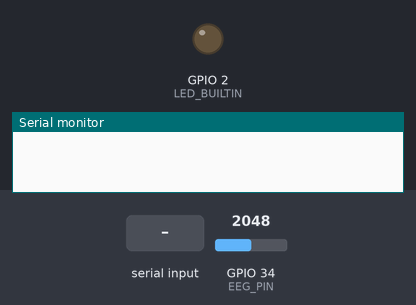
This sketch was run on a simulated ESP32. Parts: output pins drawn as LEDs (lit = HIGH), the last lines printed to the serial monitor. Dashed ring = blinking. The inputs (shaded band) are chosen by the test bench; at power-on: GPIO 34 (EEG_PIN) = 2048 (analog values on the 0–4095 scale).

Above: at 0.4 s.
At 1.8 s:
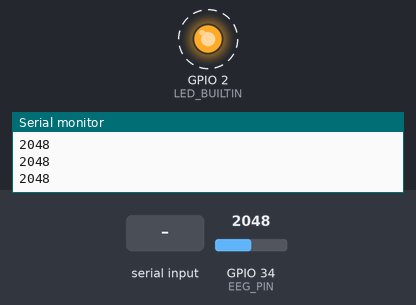
1.9 s: "r" received over Serial
Timing chart, 0 to 10.5 s (numbered marks = the images above; inputs shaded):
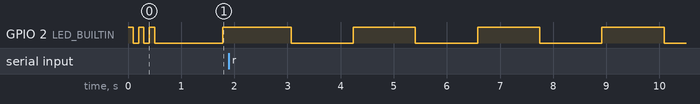

Measured:
- by itself, GPIO 2 (LED_BUILTIN): alternates HIGH for 1.2 s and LOW for 1.2 s

The sketch:

bioamp_serial.ino
```cpp
/**
 * CortexKey — BioAmp EXG Pill Firmware
 * ESP32 / Arduino Uno / Nano
 *
 * Samples the BioAmp EXG Pill output at exactly 250 Hz and streams
 * raw ADC values over Serial (USB) to the host PC running CortexKey.
 *
 * ─────────────────────────────────────────────────────────────────────────
 * WIRING (EEG setup — frontal lobe authentication)
 * ─────────────────────────────────────────────────────────────────────────
 *
 *  BioAmp EXG Pill              ESP32 DevKit v1
 *  ───────────────              ─────────────────
 *  OUT (yellow) ──────────────► GPIO 34  (or any ADC1 pin — NOT GPIO 36/39)
 *  GND (black)  ──────────────► GND
 *  VCC (red)    ──────────────► 3.3V
 *
 *  BioAmp EXG Pill              Arduino Uno / Nano
 *  ───────────────              ──────────────────
 *  OUT (yellow) ──────────────► A0
 *  GND (black)  ──────────────► GND
 *  VCC (red)    ──────────────► 5V    ← use 5V for Uno/Nano (not 3.3V)
 *
 *  Electrode placement (standard EEG — Fp1/Fp2):
 *  ┌──────────────────────────────────────────────────────────┐
 *  │  REF electrode → mastoid bone (behind ear) OR earlobe    │
 *  │  SIG electrode → Fp1 or Fp2 (forehead, above eyebrow)   │
 *  │  GND electrode → other side of forehead (or chin)        │
 *  └──────────────────────────────────────────────────────────┘
 *
 * ─────────────────────────────────────────────────────────────────────────
 * CONFIGURATION — edit the defines below to match your board
 * ─────────────────────────────────────────────────────────────────────────
 */

// ── Select your board (uncomment ONE) ─────────────────────────────────────
#define BOARD_ESP32          // 12-bit ADC, 3.3V, 250 Hz
// #define BOARD_ARDUINO_UNO // 10-bit ADC, 5V, 250 Hz (lower quality)

// ── Pin configuration ──────────────────────────────────────────────────────
#ifdef BOARD_ESP32
  #define EEG_PIN          34    // GPIO 34 (ADC1_CH6) — input-only, no internal pullup
  #define LED_BUILTIN      2     // Onboard LED (GPIO 2 on most ESP32 DevKits)
  #define ADC_RESOLUTION   12    // 12-bit → 0 to 4095
#else
  #define EEG_PIN          A0    // Analog pin 0
  #define ADC_RESOLUTION   10    // 10-bit → 0 to 1023
#endif

// ── Sampling ───────────────────────────────────────────────────────────────
#define SAMPLE_RATE_HZ     250   // Must match SAMPLING_RATE in hardware_reader.py
#define SAMPLE_INTERVAL_US (1000000 / SAMPLE_RATE_HZ)  // 4000 μs = 4 ms

// ── Serial ─────────────────────────────────────────────────────────────────
#define BAUD_RATE          115200  // Must match BAUD_RATE in hardware_reader.py

// ── Data format (uncomment ONE) ────────────────────────────────────────────
#define FORMAT_ASCII       // Human-readable integers, one per line (default)
// #define FORMAT_BINARY   // 4-byte packets: 0xA5 | hi | lo | checksum

// ─────────────────────────────────────────────────────────────────────────
// GLOBALS
// ─────────────────────────────────────────────────────────────────────────

volatile unsigned long lastSampleTime = 0;
unsigned long sampleCount = 0;

// ─────────────────────────────────────────────────────────────────────────
// SETUP
// ─────────────────────────────────────────────────────────────────────────

void setup() {
  Serial.begin(BAUD_RATE);

  // Wait for Serial to be ready (especially important on Leonardo / Pro Micro)
  while (!Serial) { delay(10); }

  // Configure ADC
#ifdef BOARD_ESP32
  analogReadResolution(ADC_RESOLUTION);   // Set 12-bit resolution (default is 12 on ESP32)
  analogSetAttenuation(ADC_11db);         // Full 3.3V range (0-3.3V input range)
  // Note: ESP32 ADC has non-linearity above ~3.0V and below ~0.1V.
  // The BioAmp EXG Pill output is centered at VCC/2 (≈1.65V) with ±1V swing,
  // which keeps us in the linear region.
#endif

  // Set EEG pin as input
  pinMode(EEG_PIN, INPUT);

  // Blink LED 3 times to signal ready
  pinMode(LED_BUILTIN, OUTPUT);
  for (int i = 0; i < 3; i++) {
    digitalWrite(LED_BUILTIN, HIGH); delay(100);
    digitalWrite(LED_BUILTIN, LOW);  delay(100);
  }

  // Send firmware header as comments (Python parser ignores lines starting with #)
  Serial.println("# CortexKey EEG Firmware v1.0");
  Serial.print("# Board: ");
#ifdef BOARD_ESP32
  Serial.println("ESP32 (12-bit, 3.3V)");
#else
  Serial.println("Arduino (10-bit, 5V)");
#endif
  Serial.print("# Sample rate: ");
  Serial.print(SAMPLE_RATE_HZ);
  Serial.println(" Hz");
  Serial.print("# Baud rate: ");
  Serial.print(BAUD_RATE);
  Serial.println(" bps");
  Serial.print("# Format: ");
#ifdef FORMAT_ASCII
  Serial.println("ASCII (integer per line)");
#else
  Serial.println("Binary (4-byte packets)");
#endif
  Serial.println("# --- DATA START ---");

  lastSampleTime = micros();
}

// ─────────────────────────────────────────────────────────────────────────
// MAIN LOOP — runs as fast as possible, samples at exactly 250 Hz
// ─────────────────────────────────────────────────────────────────────────

void loop() {
  unsigned long now = micros();

  // Check if it's time to take a sample (every 4000 μs)
  if ((now - lastSampleTime) >= SAMPLE_INTERVAL_US) {
    lastSampleTime = now;

    // Read ADC
    int adcValue = analogRead(EEG_PIN);

    // Transmit
#ifdef FORMAT_ASCII
    // ASCII: one integer per line
    // Example output:  "2048\n"
    Serial.println(adcValue);

#else  // FORMAT_BINARY
    // Binary packet: 0xA5 | high_byte | low_byte | checksum
    // Faster transmission, lower CPU overhead on host
    byte hi = (adcValue >> 8) & 0xFF;
    byte lo = adcValue & 0xFF;
    byte checksum = 0xA5 ^ hi ^ lo;

    Serial.write(0xA5);    // Start byte (sync marker)
    Serial.write(hi);
    Serial.write(lo);
    Serial.write(checksum);
#endif

    sampleCount++;

    // Blink LED every 250 samples (once per second) as heartbeat
    if (sampleCount % SAMPLE_RATE_HZ == 0) {
      digitalWrite(LED_BUILTIN, !digitalRead(LED_BUILTIN));
    }

    // Drain incoming serial (Python might send commands in future versions)
    while (Serial.available()) {
      char cmd = Serial.read();
      // Reserved for future use:
      // 'r' = reset counter
      // 'p' = pause
      // 's' = resume
      if (cmd == 'r') {
        sampleCount = 0;
        Serial.println("# Counter reset");
      }
    }
  }

  // Yield to RTOS on ESP32 (prevents watchdog resets)
#ifdef BOARD_ESP32
  yield();
#endif
}

// ─────────────────────────────────────────────────────────────────────────
// TIMING ACCURACY NOTES
// ─────────────────────────────────────────────────────────────────────────
//
// The loop() approach has ±10-50 μs jitter due to:
//   - Serial.println() blocking (takes ~0.1 ms at 115200 baud)
//   - ESP32 WiFi/BT background tasks (disable if not needed)
//
// For higher timing accuracy (optional):
//   Replace loop() with a hardware timer interrupt:
//
//   hw_timer_t* timer = NULL;
//   void IRAM_ATTR onTimer() {
//     portENTER_CRITICAL_ISR(&timerMux);
//     sampleReady = true;
//     portEXIT_CRITICAL_ISR(&timerMux);
//   }
//   // In setup():
//   timer = timerBegin(0, 80, true);          // 80 MHz / 80 = 1 MHz tick
//   timerAttachInterrupt(timer, &onTimer, true);
//   timerAlarmWrite(timer, 4000, true);        // 1 MHz / 4000 = 250 Hz
//   timerAlarmEnable(timer);
//
// For CortexKey authentication (4-second windows, PSD features), the
// ±50 μs jitter from loop() is perfectly acceptable — it does not
// meaningfully affect the PSD or band power features.
```
